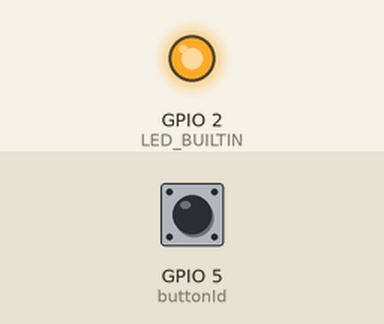
Recording of a sketch running on a simulated ESP8266 (NodeMCU). Parts: output pins drawn as LEDs (lit = HIGH, except the on-board LED, lit = LOW). Inputs (shaded band) come from the test bench; at power-on: GPIO 5 (buttonId) HIGH. WiFi joins after 1.5 s; servers stay silent unless stated; uploads are accepted with an empty reply; what the sketch prints to the serial monitor is not drawn.

Above: at 0.1 s.
At 1.6 s:
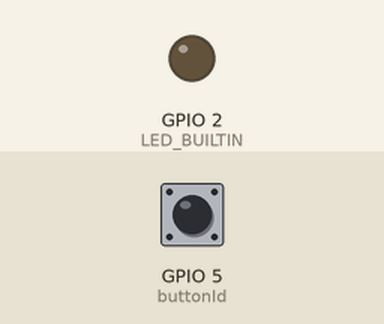
Timing chart, 0 to 3.1 s (numbered marks = the images above):
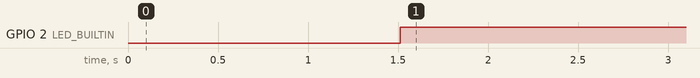

The sketch:

competition.ino
```cpp
/*
 *  This sketch sends data via HTTP GET requests to data.sparkfun.com service.
 *
 *  You need to get streamId and privateKey at data.sparkfun.com and paste them
 *  below. Or just customize this script to talk to other HTTP servers.
 *
 */

#include <ESP8266WiFi.h>DHT22

int buttonId = 5;

const char* ssid     = "MSFTFLUX";
const char* password = "weareinflux";

const char* host = "emil.fi";
const char* id   = "TeamWolfNastya";

void setup() {
  Serial.begin(115200);
  delay(10);

  pinMode(LED_BUILTIN, OUTPUT);

  pinMode(buttonId, INPUT_PULLUP);

  // We start by connecting to a WiFi network

  Serial.println();
  Serial.println();
  Serial.print("Connecting to ");
  Serial.println(ssid);

  WiFi.begin(ssid, password);

  while (WiFi.status() != WL_CONNECTED) {
    delay(500);
    Serial.print(".");
  }

  Serial.println("");
  Serial.println("WiFi connected");
  Serial.println("IP address: ");
  Serial.println(WiFi.localIP());
}

int value = 0;

void loop() {
  ++value;

  if(digitalRead(buttonId))
  {
    digitalWrite(LED_BUILTIN, 1);

    Serial.print("connecting to ");
    Serial.println(host);

    // Use WiFiClient class to create TCP connections
    WiFiClient client;
    const int httpPort = 42069;
    if (!client.connect(host, httpPort)) {
      Serial.println("connection failed");
      return;
    }

    String json = "{\"text\":\"Hello Matti!\", \"username\":\"KaliaBot\", \"icon_emoji\":\":beer:\" }";

    // This will send the request to the server
    client.print(String("POST ") + "/ HTTP/1.1\r\n" +
                 "Host: " + host + "\r\n" +
                 "Content-Type: application/data\r\n" +
                 "Cache-Control: no-cache\r\n" +
                 "Content-Length: " + json.length() + "\r\n" +
                 json + "\r\n" +
                 "Connection: close\r\n\r\n");
    unsigned long timeout = millis();
    while (client.available() == 0) {
      if (millis() - timeout > 5000) {
        Serial.println(">>> Client Timeout !");
        client.stop();
        return;
      }
    }

    // Read all the lines of the reply from server and print them to Serial
    while(client.available()){
      String line = client.readStringUntil('\r');
      Serial.print(line);
    }

    Serial.println();
    Serial.println("closing connection");

    delay(200);
  }
}
```

Measured:
- by itself, GPIO 2 (LED_BUILTIN): LOW → HIGH at 1.5 s
